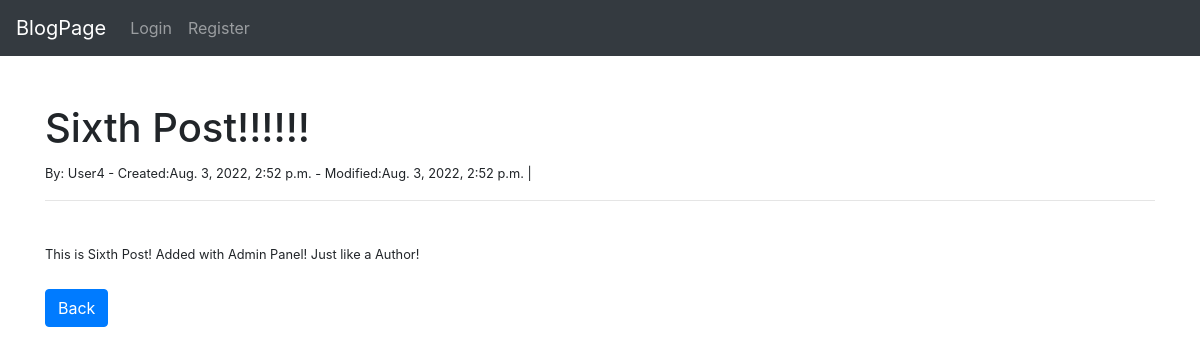
The page /posts/post_detail/9 on the database its author committed.
### posts/models.py (models this page shows, shortened)
class Post(models.Model):
    title = models.CharField(max_length=50)
    content = models.TextField()
    created = models.DateTimeField(auto_now_add=True)
    modified = models.DateTimeField(auto_now=True)
    author = models.ForeignKey(
        'posts.Author',
        on_delete=models.CASCADE,
        null=True,
        blank=True
    )

class Author(models.Model):
    nick = models.CharField(max_length=50, blank=True, null=True, unique=True)
    email = models.EmailField(
        max_length=255,
        unique=True
    )
    def __str__ (self):
        return self.nick

### posts/views.py (the view)
# urls.py: path('post_detail/<int:pk>', PostDetailView.as_view(), name='post_details'),
class PostDetailView(DetailView):
    model = Post
    template_name = 'post_details.html'

### posts/templates/post_details.html (shortened to what this page needs)
{% extends 'base.html' %}
{% block content %}
<h1>{{ post.title }}</h1>
<small>By: {{ post.author }}  -  Created:{{ post.created }}  -  Modified:{{ post.modified }} |
<br>
<hr>
<br>
{{ post.content }}
<br>
<br>
<a href="{% url 'home' %}" class="btn btn-primary">Back</a>
{% endblock %}

### rows shown on the page
Post: title "Sixth Post!!!!!!", author "User4", created "Aug. 3, 2022, 2:52 p.m.", modified "Aug. 3, 2022, 2:52 p.m.", content "This is Sixth Post! Added with Admin Panel! Just like a Author!"
